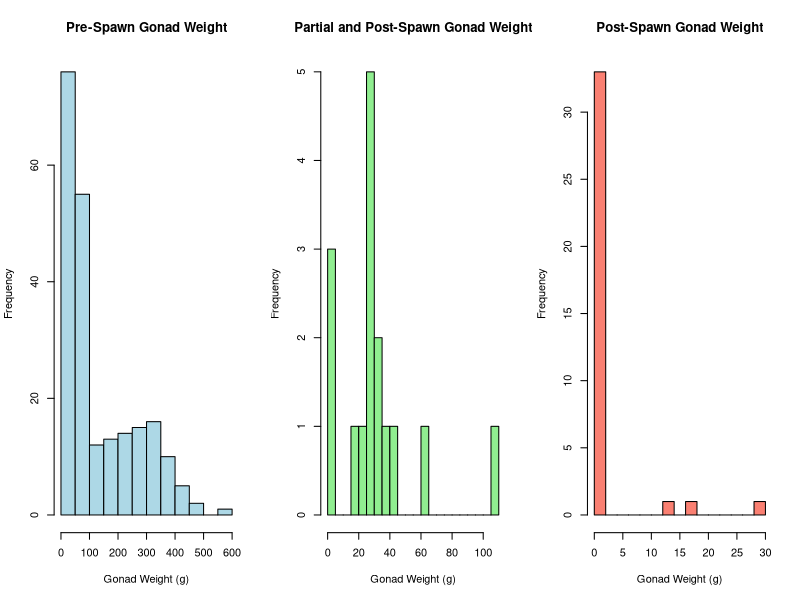
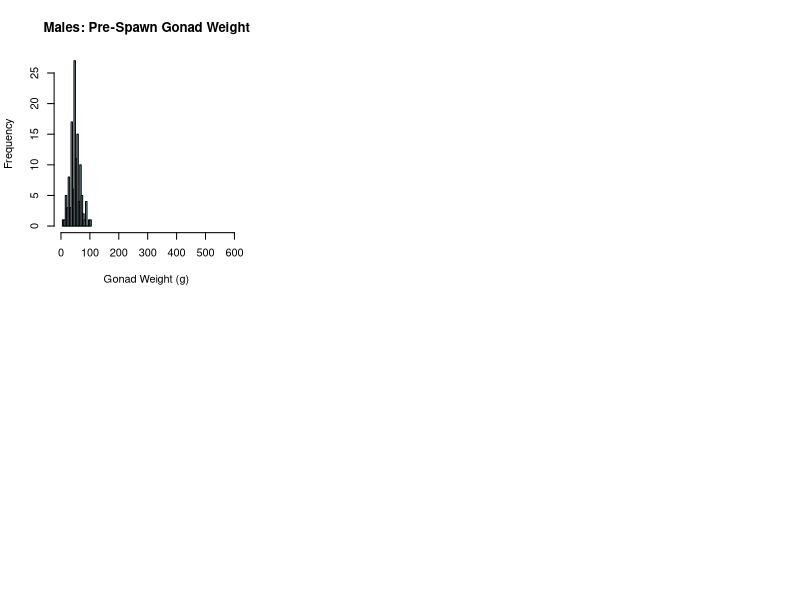

Reproduce these figures in R, in order. (Note: this script raises an error after producing the figures.)
rm(list = ls())
DataSet <- read.csv("ALHcode/AIC/upperriver_bodycomp_all.csv")
str(DataSet)
DataSet$SpawnStatus <- as.factor(DataSet$SpawnStatus)
DataSet$Gonad_Wt <- as.numeric(DataSet$Gonad_Wt)
str(DataSet)
max(DataSet$Gonad_Wt, na.rm = TRUE)
which(DataSet$Gonad_Wt == max(DataSet$Gonad_Wt, na.rm = TRUE))
DataSet <- DataSet[-146,] #eliminates the maximum 6.0 value that seems very out of place for weight
DataSet$Gonad_Wt_g <- (DataSet$Gonad_Wt*1000)


# Filter the data for SpawnStatus 0 (pre-spawn) and 2 (post-spawn)
pre_spawn_data <- DataSet[DataSet$SpawnStatus == 0, ]
partial_spawn_data <- DataSet[DataSet$SpawnStatus == 1, ]
post_spawn_data <- DataSet[DataSet$SpawnStatus == 2, ]

str(post_spawn_data)
mean(post_spawn_data$Gonad_Wt_g, na.rm = T) #mean weight is 20.66667 grams
mean(pre_spawn_data$Gonad_Wt_g, na.rm = T) #mean weight is 137.3151 grams
mean(partial_spawn_data$Gonad_Wt_g, na.rm = T) #mean weight is 31.5 grams

# Create histograms in base R
par(mfrow = c(1, 3))  # Arrange plots in one row and two columns

# Histogram for pre-spawn (SpawnStatus == 0)
hist(pre_spawn_data$Gonad_Wt_g, 
     main = "Pre-Spawn Gonad Weight", 
     xlab = "Gonad Weight (g)", 
     col = "lightblue", 
     border = "black", 
     breaks = 20)  # Adjust 'breaks' as needed

hist(partial_spawn_data$Gonad_Wt_g, 
     main = "Partial and Post-Spawn Gonad Weight", 
     xlab = "Gonad Weight (g)", 
     col = "lightgreen", 
     border = "black", 
     breaks = 20)

# Histogram for post-spawn (SpawnStatus == 2)
hist(post_spawn_data$Gonad_Wt_g, 
     main = "Post-Spawn Gonad Weight", 
     xlab = "Gonad Weight (g)", 
     col = "salmon", 
     border = "black", 
     breaks = 20)  # Adjust 'breaks' as needed

# Reset the plotting layout to default (single plot)
par(mfrow = c(1, 1))



##SEX Differences

# Get the min and max range for Gonad_Wt_g across all groups
all_data <- c(pre_spawn_data$Gonad_Wt_g, 
              partial_spawn_data$Gonad_Wt_g, 
              post_spawn_data$Gonad_Wt_g)

x_range <- range(all_data, na.rm=T)  # Get min and max values

# Set layout to 2 rows and 3 columns for 6 plots
par(mfrow = c(2, 3))

# Males - Pre-Spawn
hist(pre_spawn_data$Gonad_Wt_g[pre_spawn_data$Sex == "M"], 
     main = "Males: Pre-Spawn Gonad Weight", 
     xlab = "Gonad Weight (g)", 
     col = "lightblue", 
     border = "black", 
     breaks = 20, 
     xlim = x_range)

# Males - Partial and Post-Spawn
hist(partial_spawn_data$Gonad_Wt_g[partialpost_spawn_data$Sex == "M"], 
     main = "Males: Partial/Post-Spawn Gonad Weight", 
     xlab = "Gonad Weight (g)", 
     col = "lightgreen", 
     border = "black", 
     breaks = 20, 
     xlim = x_range)

# Males - Post-Spawn
hist(post_spawn_data$Gonad_Wt_g[post_spawn_data$Sex == "M"], 
     main = "Males: Post-Spawn Gonad Weight", 
     xlab = "Gonad Weight (g)", 
     col = "salmon", 
     border = "black", 
     breaks = 20, 
     xlim = x_range)

# Females - Pre-Spawn
hist(pre_spawn_data$Gonad_Wt_g[pre_spawn_data$Sex == "F"], 
     main = "Females: Pre-Spawn Gonad Weight", 
     xlab = "Gonad Weight (g)", 
     col = "lightblue", 
     border = "black", 
     breaks = 20, 
     xlim = x_range)

# Females - Partial and Post-Spawn
hist(partial_spawn_data$Gonad_Wt_g[partialpost_spawn_data$Sex == "F"], 
     main = "Females: Partial/Post-Spawn Gonad Weight", 
     xlab = "Gonad Weight (g)", 
     col = "lightgreen", 
     border = "black", 
     breaks = 20, 
     xlim = x_range)

# Females - Post-Spawn
hist(post_spawn_data$Gonad_Wt_g[post_spawn_data$Sex == "F"], 
     main = "Females: Post-Spawn Gonad Weight", 
     xlab = "Gonad Weight (g)", 
     col = "salmon", 
     border = "black", 
     breaks = 20, 
     xlim = x_range)